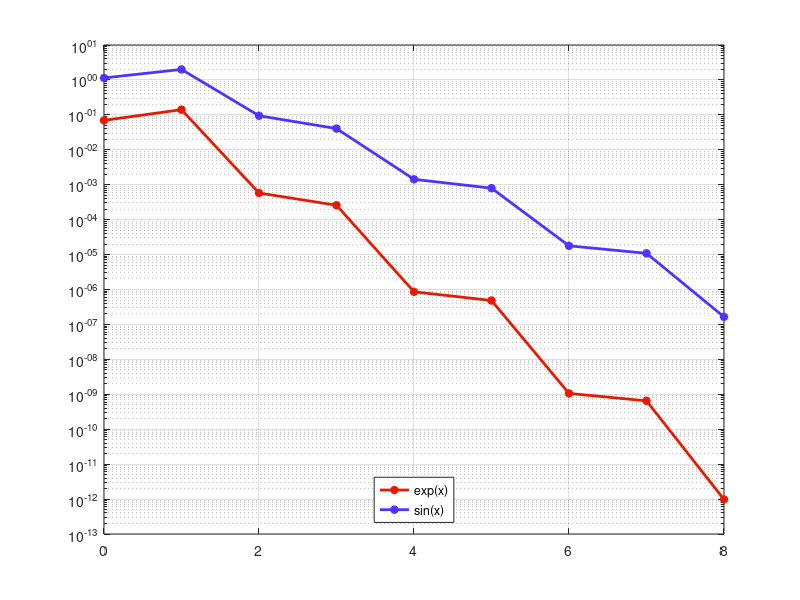

This chart was generated by the following MATLAB code:
% 2015.11.19 Newton-Cotes R
% Andy 2015-11-22

%% Cotes coefficients c(n,k) = a(n,k) / b(n)
a = [[1, 1, 0, 0, 0, 0, 0, 0, 0];...
     [1, 4, 1, 0, 0, 0, 0, 0, 0];...
     [1, 3, 3, 1, 0, 0, 0, 0, 0];...
     [7, 32, 12, 32, 7, 0, 0, 0, 0];...
     [19, 75, 50, 50, 75, 19, 0, 0, 0];...
     [41, 216, 27, 272, 27, 216, 41, 0, 0];...
     [751, 3577, 1323, 2989, 2989, 1323, 3577, 751, 0];...
     [989, 5888, -928, 10496, -4540, 10496, -928, 5888, 989]];
b = [2, 6, 8, 90, 288, 840, 17280, 28350];

ii = abs( exp(1) - 1 - exp(0.5));
I = zeros(1,8); % store I = I(f-pn)
%% f(x) = exp(x), 0 <= x <= 1, I(f) = e-1
for i = 1 : 8
    for j = 1 : i + 1
        I(i) = I(i) + a(i,j)/b(i) * exp((j-1)/i);
    end
    I(i) = abs( exp(1) - 1 - I(i) );
end

jj = abs( 2 - pi );
J = zeros(1,8); % store J = I(g-pn)
%% g(x) = sin(x), 0 <= x <= pi, I(g) = 2
for i = 1 : 8
    for j = 1 : i + 1
        J(i) = J(i) + a(i,j)/b(i) * sin((j-1)/i*pi);
    end
    J(i) = abs( 2 - J(i) * pi );
end

%% display
disp(sprintf('\nexp(x):'));
disp(sprintf(' 0 |%9.2e', ii));
for i = 1 : 8
    disp(sprintf(' %d |%9.2e', i, I(i)));
end
disp(sprintf('\nsin(x):'));
disp(sprintf(' 0 |%9.2e', jj));
for i = 1 : 8
    disp(sprintf(' %d |%9.2e', i, J(i)));
end

x = 0 : 8;
semilogy(x , [ii I], '*-', 'LineWidth', 2, 'Color', [0.9 0.1 0]);
hold on;
semilogy(x , [jj J], '*-', 'LineWidth', 2, 'Color', [.3 .2 1]);
grid on;
legend('exp(x)', 'sin(x)', 'Location', 'South');
